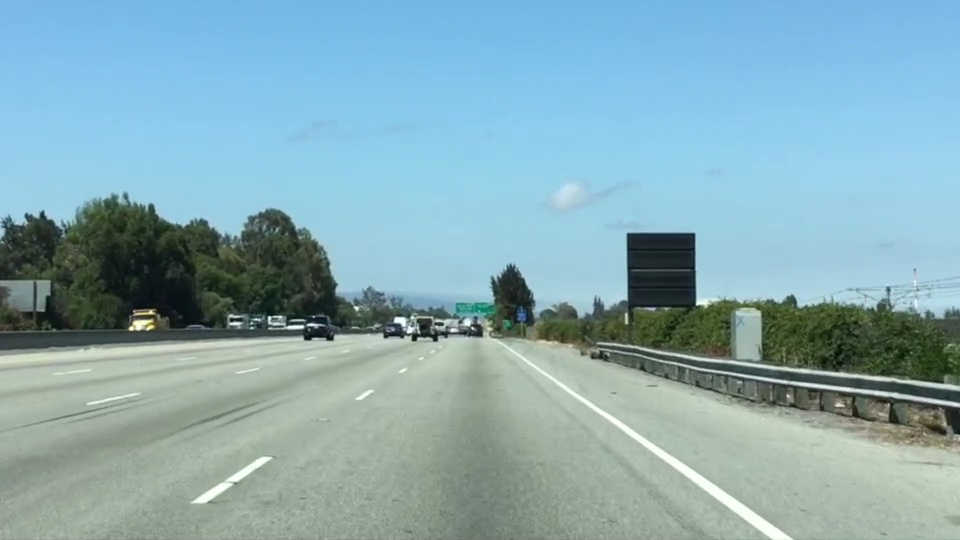
#> input picture lectures/1-Computer_Vision_Fundamentals/resources/test.jpg, 960 x 540 px
$ jupyter execute 1-Computer_Vision_Fundamentals.ipynb   (shell and % lines are left out)
#> lines starting #> are read from the running program, lines starting #| are printed output that depends on the picture; after the words box and inside, x2 and y2 are one past the last pixel; in counts of white or black regions, pixels touching at a corner belong together
# Color Selection

[cell 1]
import matplotlib.pyplot as plt
import matplotlib.image as mpimg
import numpy as np

[cell 2]
# Read in the image and print out some stats
image = mpimg.imread("resources/test.jpg")
#> image is the input picture: shape (540, 960, 3); mean R, G, B 135.5, 171.1, 179.2
print("This image is: ", type(image), "with dimensions:", image.shape)
#| This image is:  <class 'numpy.ndarray'> with dimensions: (540, 960, 3)

- https://matplotlib.org/3.1.1/api/_as_gen/matplotlib.pyplot.imread.html
- https://docs.scipy.org/doc/numpy/reference/generated/numpy.ndarray.shape.html

[cell 3]
plt.imshow(image)

[cell 4]
# Grab the x and y size and make a copy of the image
ysize = image.shape[0]
xsize = image.shape[1]

color_select = np.copy(image)

**Note:** always make a copy rather than simply using **"="**

- set the thresholds values until we retain as much of the lane lines as possible while dropping everything else

[cell 5]
# Define color selection criteria (color threshold in the variables)
# MODIFY THESE VARIABLES TO MAKE COLOR SELECTION
red_threshold = 200
green_threshold = 200
blue_threshold = 200

[cell 6]
# Populate rgb_threshold with these values
# This vector contains the MINIMUM values for red, green, and blue (R,G,B) that will be allowed in selection
rgb_threshold = [red_threshold, green_threshold, blue_threshold]

- do a boolean OR with the "|" character to identify pixels below the thresholds
- all pixels that meet color criterion (those above the threshold) will be retained
- those that do not (below the threshold) will be blacked out

[cell 7]
# Identify pixels below the threshold
color_thresholds = (
    (image[:, :, 0] < rgb_threshold[0])  # R - first column
    | (image[:, :, 1] < rgb_threshold[1])  # G - second column
    | (image[:, :, 2] < rgb_threshold[2])  # B - third column
)
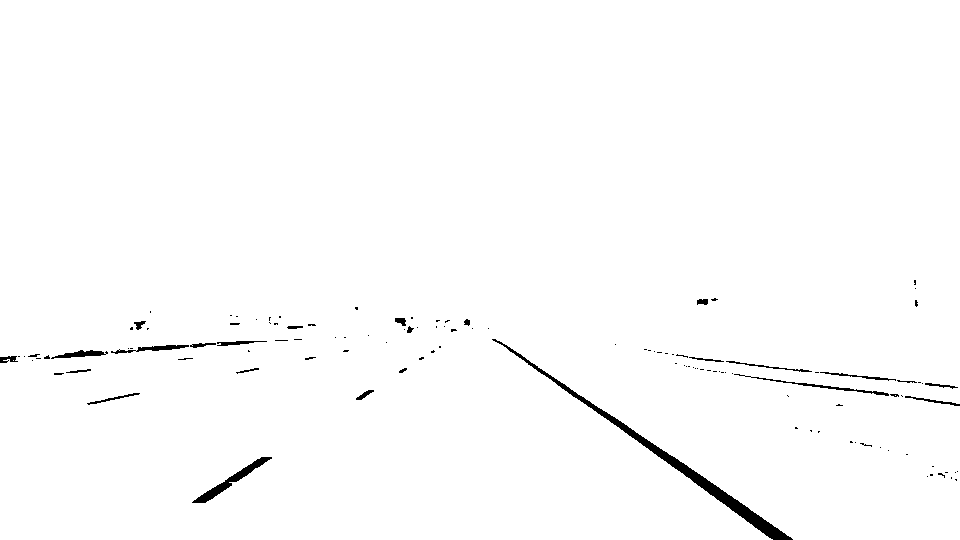
#> color_thresholds: shape (540, 960) bool; 98.9% white; 121 black regions (95 under 20 px), largest, box (x1, y1, x2, y2) and area: (492, 339, 793, 540) 2493, (192, 457, 272, 503) 624, (734, 374, 889, 396) 302

print("\nimage\n", image)
#> (printed output is left out)
print("\nimage[:, :, 0]\n", image[:, :, 0])
#> (printed output is left out)
print("\nimage[:, :, 1]\n", image[:, :, 1])
#> (printed output is left out)
print("\nimage[:, :, 2]\n", image[:, :, 2])
#> (printed output is left out)

print("\ncolor_thresholds\n", color_thresholds)
#> (printed output is left out)
print("\ncolor_thresholds type: ", type(color_thresholds))
#| color_thresholds type:  <class 'numpy.ndarray'>

- **array slicing with comma** is being used to extract a specific column from an array
- **Note:** this syntax will only work for numpy arrays and not general python lists.
- https://docs.scipy.org/doc/numpy/reference/arrays.indexing.html

[cell 8]
# mask color selection
color_select[color_thresholds] = [0, 0, 0]
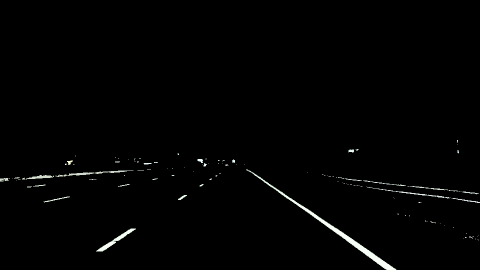
#> color_select: shape (540, 960, 3) (shown at 1/2 size); mean R, G, B 2.5, 2.7, 2.5

- https://stackoverflow.com/a/28430952

[cell 9]
# display the image
plt.imshow(color_select)

[cell 10]
# Uncomment the following code if you are running the code locally and wish to save the image
# mpimg.imsave("test-after.png", color_select)

# Region Masking

- in this case, let's assume that the front facing camera that took the image is mounted in a fixed position on the car, such that the lane lines will always appear in the same general region of the image

- next, let's take advantage of this by adding a criterion to only consider pixels for color selection in the region where we expect to find the lane lines

[cell 11]
region_select = np.copy(image)

- the variables `left_bottom`, `right_bottom`, and `apex` represent the vertices of a triangular region that we would like to retain for our color selection, while masking everything else out

- here we're using a triangular mask to illustrate the simplest case, but later we'll use a quadrilateral, and in principle, we could use any polygon

[cell 12]
# Define a triangle region of interest
left_bottom = [0, 539]
right_bottom = [900, 539]
apex = [475, 320]

**Note:** the origin *(x=0, y=0)* is in the upper left in image processing

- fit lines ***(y=Ax+B)*** to identify the 3 sided region of interest

[cell 13]
# np.polyfit() returns the coefficients [A, B] of the fit
fit_left = np.polyfit((left_bottom[0], apex[0]), (left_bottom[1], apex[1]), 1)

fit_right = np.polyfit((right_bottom[0], apex[0]), (right_bottom[1], apex[1]), 1)

fit_bottom = np.polyfit(
    (left_bottom[0], right_bottom[0]), (left_bottom[1], right_bottom[1]), 1
)

print("fit_left: ", fit_left)
print("fit_right: ", fit_right)
print("fit_bottom: ", fit_bottom)

- https://docs.scipy.org/doc/numpy/reference/generated/numpy.polyfit.html

[cell 14]
# Find the region inside the lines
XX, YY = np.meshgrid(np.arange(0, xsize), np.arange(0, ysize))
print("XX\n", XX)
#> (printed output is left out)
print("\nYY\n", YY)
#> (printed output is left out)

- https://docs.scipy.org/doc/numpy/reference/generated/numpy.arange.html
- https://docs.scipy.org/doc/numpy/reference/generated/numpy.meshgrid.html

[cell 15]
region_thresholds = (
    (YY > (XX * fit_left[0] + fit_left[1]))
    & (YY > (XX * fit_right[0] + fit_right[1]))
    & (YY < (XX * fit_bottom[0] + fit_bottom[1]))
)

print("region_thresholds\n", region_thresholds)
#> (printed output is left out)

[cell 16]
# Color pixels red which are inside the region of interest
region_select[region_thresholds] = [255, 0, 0]
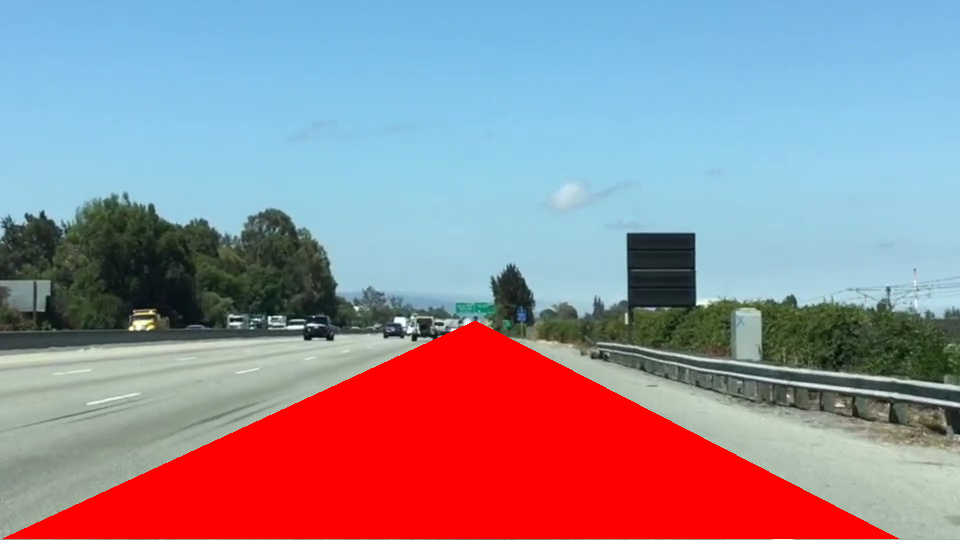
#> region_select: shape (540, 960, 3); 18.92% of pixels changed, all inside (x1, y1, x2, y2) = (3, 321, 899, 539)

[cell 17]
# Display the image
plt.imshow(region_select)

# Color and Region Combined

- here we’re doing both the color and region selection steps, requiring that a pixel meet both the mask and color selection requirements to be retained
- with one copy we'll extract only the pixels that meet our selection (`color_select`), then we'll paint those pixels red in the original image to see our selection overlaid on the original (`line_image`)

[cell 18]
line_image = np.copy(image)

[cell 19]
# Color pixels red where both color and region selections met
line_image[~color_thresholds & region_thresholds] = [255, 0, 0]
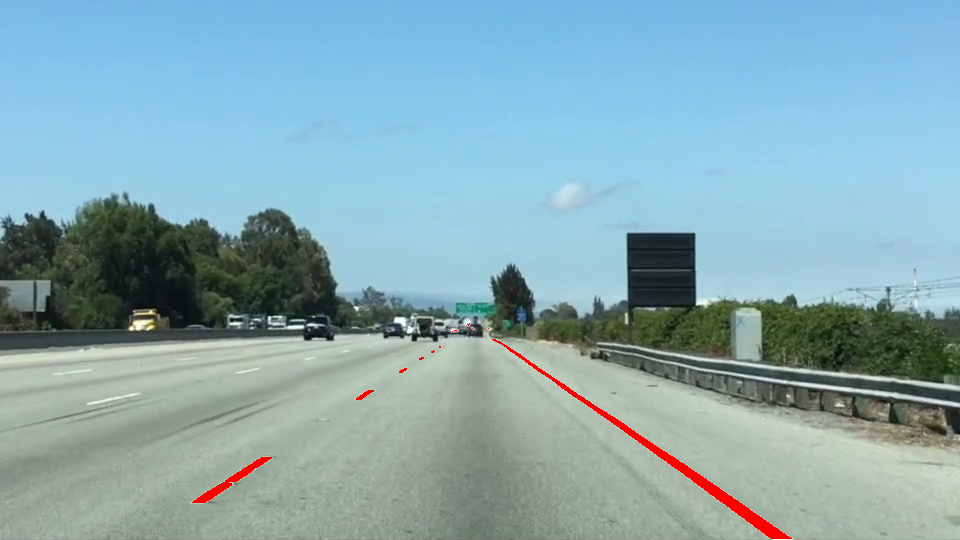
#> line_image: shape (540, 960, 3); 0.62% of pixels changed, all inside (x1, y1, x2, y2) = (192, 323, 792, 539)

[cell 20]
# Display the image and show region and color selections
fig, ([axis1, axis2], [axis3, axis4]) = plt.subplots(nrows=2, ncols=2, figsize=(20, 15))
axis1.imshow(image)
axis2.imshow(color_select)
axis3.imshow(region_select)
axis4.imshow(line_image)
axis1.set_title("Original Image")
axis2.set_title("Color Selection Image")
axis3.set_title("Region Selection Image")
axis4.set_title("Combined Color and Region Selection Image")

# x = [left_bottom[0], right_bottom[0], apex[0], left_bottom[0]]
# y = [left_bottom[1], right_bottom[1], apex[1], left_bottom[1]]
# plt.plot(x, y, "b--", lw=4)

# Finding Lines of any Color

- in the previous part, we have managed to find the lane lines
- lane lines are however, not always the same color, and even lines of the same color under different lighting conditions (day, night, rainy, etc) may fail to be detected by our simple color selection
- we need to take our algorithm to the next level to detect lines of any color using sophisticated computer vision methods

# Canny Edge Detection

- with edge detection, the goal is to identify the boundaries of an object in an image
- to do that, first convert to grayscale
- next, compute the gradient
    - now, the brightness of each pixel corresponds to the strength of the gradient at that point
- find edges by tracing out the pixels that follow the strongest gradients

- by identifying edges, we can more easily detect objects by their shape
- let's first get some intuition by having a look at the parameters for the OpenCV Canny function
    - ```edges = cv2.Canny(gray, low_threshold, high_threshold)```
    - in this case, we're applying the `Canny` function to an image called `gray` and the output will be another image called `edges`
    - `low threshold` and `high threshold` determine how strong the edges must be to be detected
    - you can think of the strength of an edge as being defined by how different the values are in adjacent pixels in the image; really just the strength of the gradient
- https://docs.opencv.org/trunk/da/d22/tutorial_py_canny.html

- looking at a greyscale image we see bright points, dark points and all the gray in between
- **rapid changes in brightness are where we find the edges**
- our image is just a mathematical function of _x_ and _y_ so we can perform mathematical operations on it just like any other function $ f(x,y) = \text{pixel value} $
- for example, we can take its derivative $ \dfrac{df}{dx} = \Delta\text{(pixel value)} $ which is just a measure of change of this function
- **a small derivative means small change, big derivative means big change**
- images are two dimensional, so it makes sense to take the derivative with respect to _x_ and _y_ simultaneously
    - this is called the gradient and in computing it, we're measuring how fast pixel values are changing at each point in an image and in which direction they're changing most rapidly
- computing the gradient gives us thick edges
- with the Canny algorithm, we will thin out these edges to find just the individual pixels that follow the strongest gradients
- we'll then extend those strong edges to include pixels all the way down to a lower threshold that we defined when calling the Canny function

**Note!** The standard location of the origin (*x=0*, *y=0*) for images is in the top left corner with _y_ values increasing downward and _x_ increasing to the right. This might seem weird at first, but if you think about an image as a matrix, it makes sense that the *\"00\"* element is in the upper left.

## Canny to Detect Lane Lines

[cell 21]
image = mpimg.imread("resources/exit-ramp.jpg")
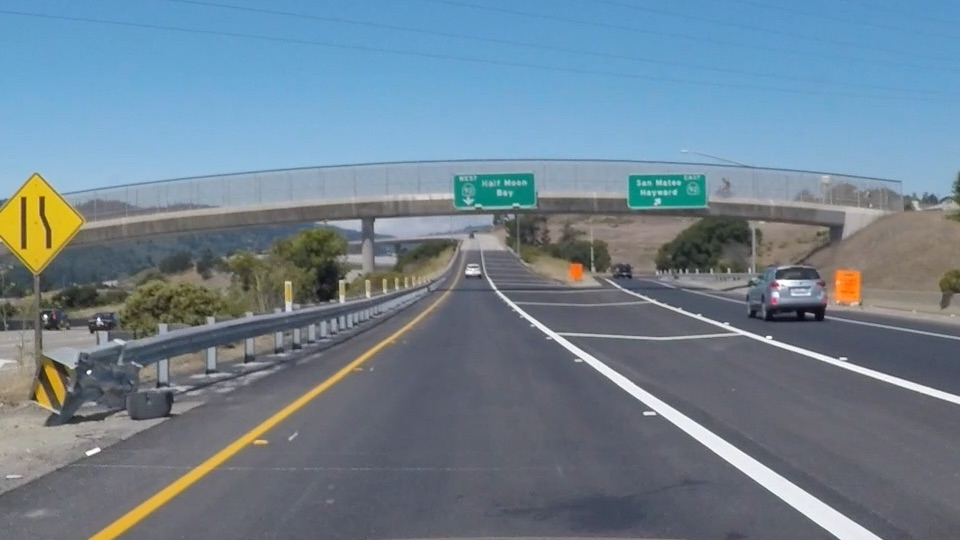
#> input picture lectures/1-Computer_Vision_Fundamentals/resources/exit-ramp.jpg, 960 x 540 px
#> image is the input picture: shape (540, 960, 3); mean R, G, B 111.3, 130.2, 144.4
#> (the rest of the program and of its run is left out)
